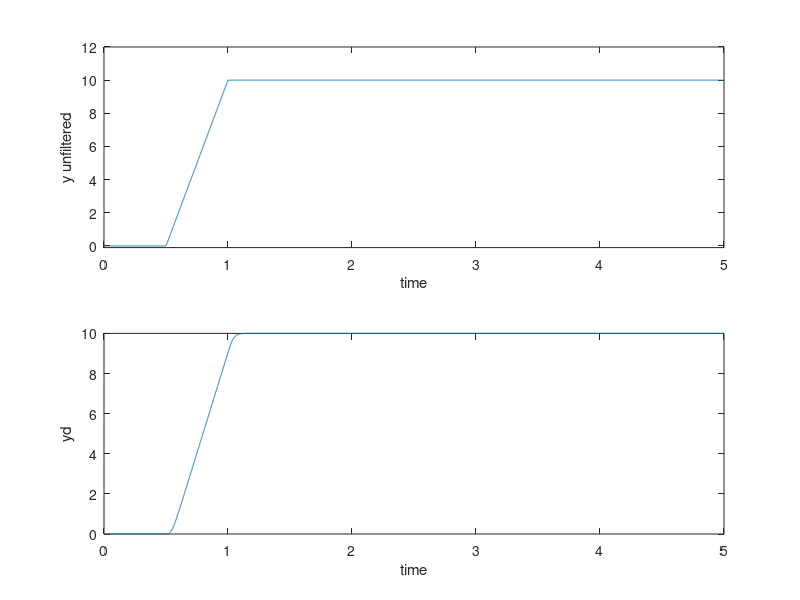
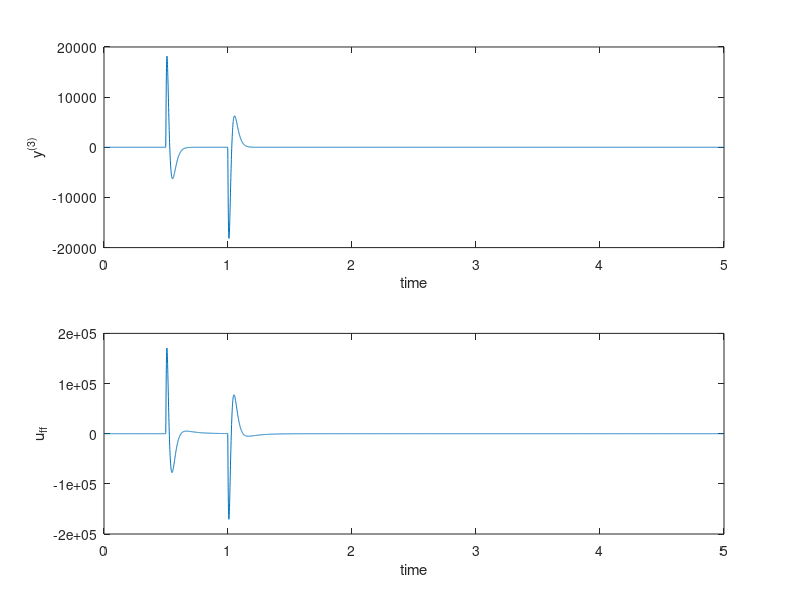
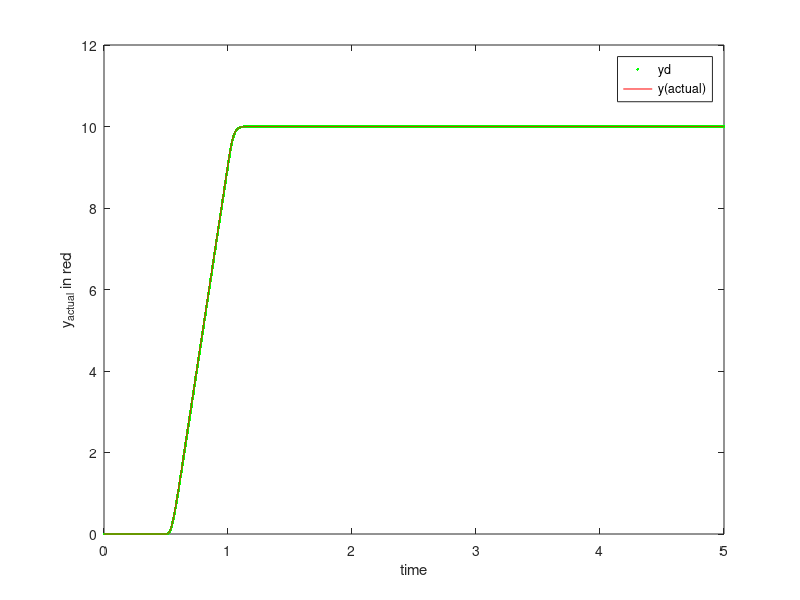

Reproduce these figures in MATLAB, in order.
% two mass connected by a spring and damper
clear;
% system definition
M=1; K=1; C=0.1;
A = [0 1 0 0; -K/M -C/M K/M C/M; 0 0 0 1; K/M C/M -K/M -C/M];
B = [0;1/M;0;0];
C = [0 0 1 0];
D =[0];
Sys =ss(A,B,C,D);
% Inverse System
By = (1/(C*A*A*B));
Ky = C*A*A*A/(C*A*A*B);
Ainv = A-(B*Ky); Binv = B*By; Cinv = -Ky; Dinv =By;
Sys_inv = ss(Ainv,Binv,Cinv,Dinv);
% defining the desired output and filtering it three times
tin = 0.5; tup = 1; tf = 5; delt = 0.001; ymax = 10;
ramp = ymax/(tup-tin);
t1 = 0:delt:tin;
t2=max(t1)+delt:delt:tup;
t3=max(t2)+delt:delt:tf;
y0 = zeros(size(t1));
y1 = ramp*(t2-max(t1));
y2 = max(y1)*ones(size(t3));
t = 0:delt:tf; y = [y0 y1 y2];
figure(1); clf; subplot(211), plot(t,y);
axis([0,tf,-0.1,1.2*ymax])
xlabel('time'); ylabel('y unfiltered')
% filtering the desired signal
Wf = 10 % choose a filter break frequency in Hz
num = [Wf*2*pi]; den = [1 (Wf*2*pi)]; % first order filter
[Af,Bf,Cf,Df] = tf2ss(num,den);
Sys_f = ss(Af,Bf,Cf,Df); % first order filter system
Sysf = Sys_f*Sys_f*Sys_f; % third order filter
[yd,xtemp]= lsim(Sysf,y,t); % filter the desired signal
figure(1); subplot(212), plot(t,yd);
xlabel('time'); ylabel('yd')
% numerical differentiation
y3d = diff(yd,3)/(delt^3); % the third derivative of yd
[mm,nn] = size(y3d);
time = 0:delt:(mm-1)*delt;
figure(2); clf; subplot(211), plot(time,y3d)
xlabel('time'); ylabel('y^{(3)}')
%The inverse input
[uff,xref] = lsim(Sys_inv,y3d,time);
figure(2); subplot(212), plot(time,uff)
xlabel('time'); ylabel('u_{ff}')
% Verify that this is correct...
[y_actual,x_actual]=lsim(Sys,uff,time);
figure(3); clf; plot(t,yd,'.g',time,y_actual,'r')
xlabel('time'); ylabel('y_{actual} in red')
legend('yd','y(actual)')
zoom on 